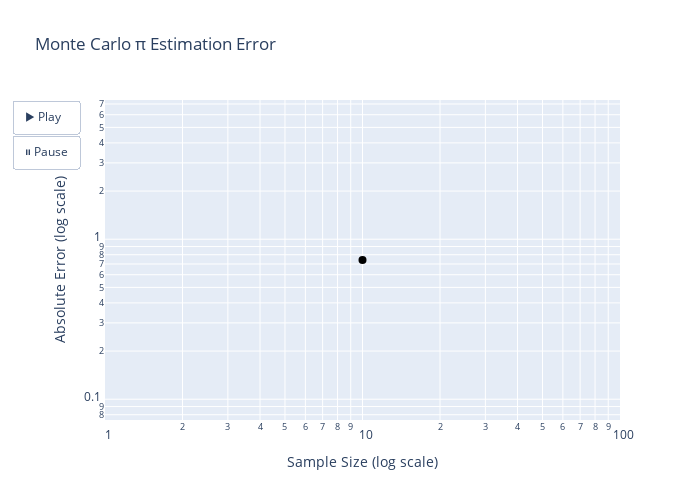

Here is the notebook cell this chart was saved with:
### Markdown cell above
## Error vs. Sample Size

### Code cell
import random
import numpy as np
import plotly.graph_objects as go

# Function to estimate pi using Monte Carlo
def estimate_pi(n):
    count = 0
    for _ in range(n):
        x = random.uniform(-1, 1)
        y = random.uniform(-1, 1)
        if x**2 + y**2 <= 1:
            count += 1
    return 4 * count / n

# Sample sizes (log spaced)
sample_sizes = np.logspace(1, 6, num=40, dtype=int)

# Estimates and errors
pi_estimates = np.array([estimate_pi(n) for n in sample_sizes])
pi_errors = np.abs(pi_estimates - np.pi)

# Base figure
fig = go.Figure()

# Initial trace
fig.add_trace(go.Scatter(
    x=[sample_sizes[0]], y=[pi_errors[0]],
    mode="markers+lines", name="Error",
    line=dict(color="black"), marker=dict(size=8)
))

# Frames for animation
frames = []
for k in range(1, len(sample_sizes)):
    frame = go.Frame(
        data=[
            go.Scatter(x=sample_sizes[:k+1], y=pi_errors[:k+1]),
        ],
        name=str(k),
        layout=go.Layout(
            title=f"Error in π Estimate (N={sample_sizes[k]:,}) → Error={pi_errors[k]:.2e}"
        )
    )
    frames.append(frame)

# Layout & controls
fig.update(frames=frames)
fig.update_layout(
    title="Monte Carlo π Estimation Error",
    xaxis=dict(title="Sample Size (log scale)", type="log"),
    yaxis=dict(title="Absolute Error (log scale)", type="log"),
    width=700, height=500,
    updatemenus=[dict(
        type="buttons",
        showactive=False,
        buttons=[
            dict(label="▶ Play", method="animate",
                 args=[None, {"frame": {"duration": 300, "redraw": True},
                              "fromcurrent": True, "mode": "immediate"}]),
            dict(label="⏸ Pause", method="animate",
                 args=[[None], {"frame": {"duration": 0, "redraw": False},
                                "mode": "immediate"}])
        ]
    )]
)

fig.show()

### Figure 1 — Plotly figure (JSON) as saved in the notebook; plotly's stock layout.template omitted (floating-point values rounded to 4 significant figures)
{"data": [{"line": {"color": "black"}, "marker": {"size": 8}, "mode": "markers+lines", "name": "Error", "type": "scatter", "x": [10], "y": [0.7416]}], "layout": {"height": 500, "title": {"text": "Monte Carlo π Estimation Error"}, "updatemenus": [{"buttons": [{"args": [null, {"frame": {"duration": 300, "redraw": true}, "fromcurrent": true, "mode": "immediate"}], "label": "▶ Play", "method": "animate"}, {"args": [[null], {"frame": {"duration": 0, "redraw": false}, "mode": "immediate"}], "label": "⏸ Pause", "method": "animate"}], "showactive": false, "type": "buttons"}], "width": 700, "xaxis": {"title": {"text": "Sample Size (log scale)"}, "type": "log"}, "yaxis": {"title": {"text": "Absolute Error (log scale)"}, "type": "log"}}}
